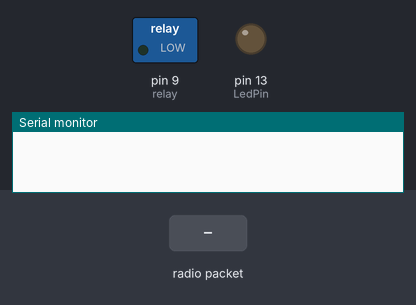
A sketch run on a simulated Arduino Uno, built with avr-gcc and run on an emulated ATmega328P. Parts: switched loads named in the sketch (green lamp = pin HIGH), output pins drawn as LEDs (lit = HIGH), the last lines printed to the serial monitor. Inputs (shaded band) come from the test bench. No radio packets arrive unless stated.

Above: at 0.1 s.
At 2.2 s:
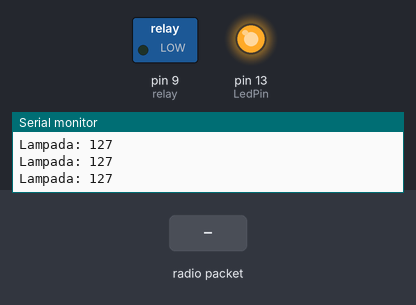
2.3 s: radio packet "1" arrives
At 3.2 s:
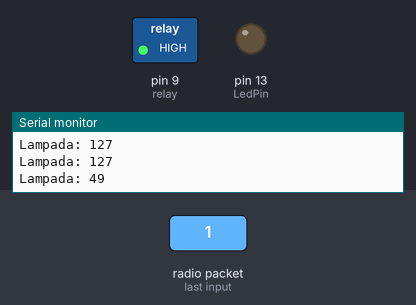
Timing chart, 0 to 5.3 s (numbered marks = the images above; inputs shaded):
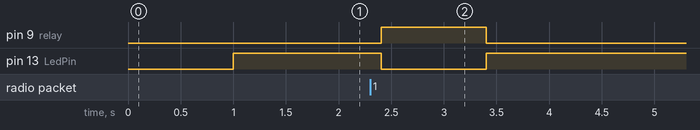

Measured:
- after the input at 2.3 s, pin 9 (relay): LOW → HIGH after 0.10 s, → LOW 1.0 s later; pin 13 (LedPin): HIGH → LOW after 0.10 s, → HIGH 1.0 s later

The sketch:

Receptor_simples_02.ino
```cpp
#include <Arduino.h>

// receiver.pde
//
// Simple example of how to use VirtualWire to receive messages
// Implements a simplex (one-way) receiver with an Rx-B1 module
//
// See VirtualWire.h for detailed API docs
// Author: Mike McCauley (mikem@airspayce.com)
// Copyright (C) 2008 Mike McCauley
// $Id: receiver.pde,v 1.3 2009/03/30 00:07:24 mikem Exp $

#include <VirtualWire.h>

const int LedPin = 13;
const int transmit_pin = 12;
const int receive_pin = 11;
const int transmit_en_pin = 3;
const int relay = 9;
int t = 1000;

void setup()
{
  delay(1000);
  Serial.begin(9600);	// Debugging only
  Serial.println("setup");

  // Initialise the IO and ISR
  vw_set_tx_pin(transmit_pin);
  vw_set_rx_pin(receive_pin);
  vw_set_ptt_pin(transmit_en_pin);
  vw_set_ptt_inverted(true); // Required for DR3100
  vw_setup(2000);	 // Bits per sec

  vw_rx_start();       // Start the receiver PLL running

  pinMode(LedPin, OUTPUT);
  pinMode(relay, OUTPUT);
}

void loop()
{
   uint8_t buf[VW_MAX_MESSAGE_LEN];
   uint8_t buflen = VW_MAX_MESSAGE_LEN;
//  uint8_t buf[1];
//  uint8_t buflen = 1;

  if (vw_get_message(buf, &buflen)) // Non-blocking
  {
    digitalWrite(LedPin, HIGH); // Flash a light to show received good message
    // Message with a good checksum received, dump it.
    Serial.print("Lampada: ");
    Serial.println(buf[0]);
    digitalWrite(relay, HIGH);
    digitalWrite(LedPin, LOW);
    delay(t);
  }
  else
  {
    Serial.print("Lampada: ");
    Serial.println(buf[0]);
    digitalWrite(relay, LOW);
    digitalWrite(LedPin, HIGH);
    delay(t/5);
  }
}
```
